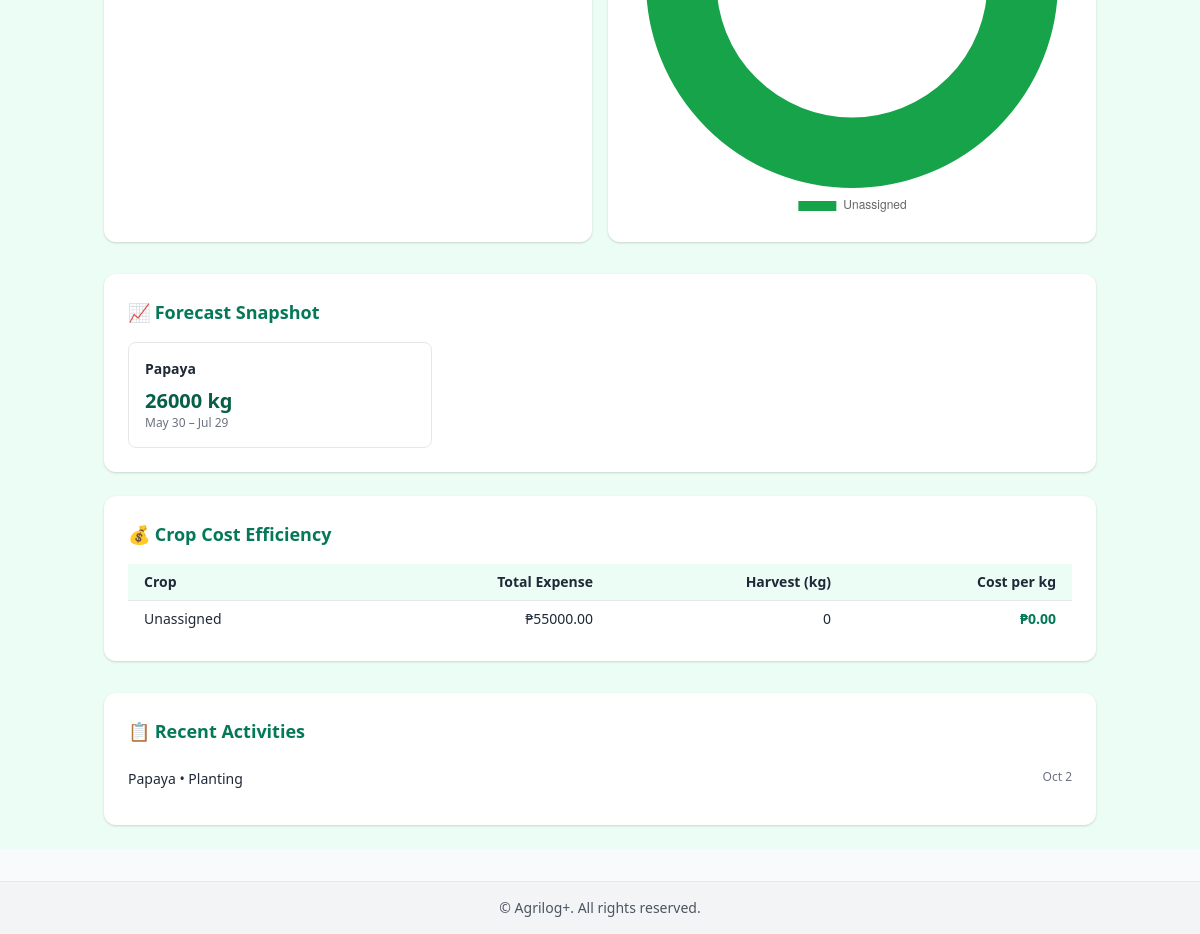
/dashboard/ (signed in, lower part), run on an earlier commit of the app's database.
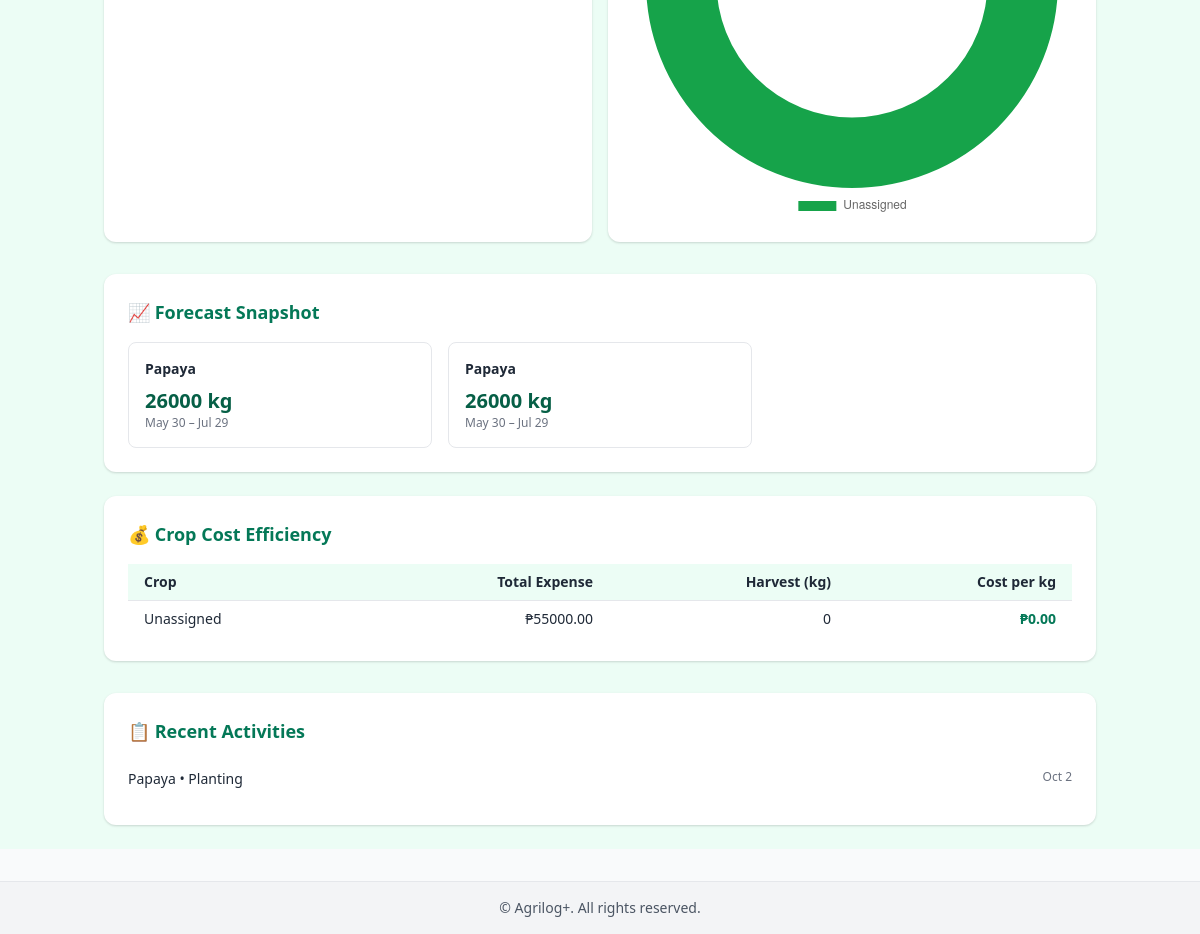
And on a later commit of the database.
### myApp/models.py (models this page shows, shortened)
class Forecast(models.Model):
    farmer = models.ForeignKey(User, on_delete=models.CASCADE)
    crop = models.ForeignKey(Crop, on_delete=models.CASCADE)
    expected_yield_kg = models.FloatField()
    yield_min_kg = models.FloatField()
    yield_max_kg = models.FloatField()
    season_factor = models.FloatField(default=1.0)
    input_factor = models.FloatField(default=1.0)
    population_factor = models.FloatField(default=1.0)
    forecast_date = models.DateField()   # planting date
    harvest_start = models.DateField(null=True, blank=True)
    harvest_end = models.DateField(null=True, blank=True)
    notes = models.TextField(blank=True)
    created_at = models.DateTimeField(auto_now_add=True)

class Crop(models.Model):
    name = models.CharField(max_length=100)
    description = models.TextField(blank=True)
    ideal_seasons = models.CharField(max_length=100)
    days_to_harvest_min = models.PositiveIntegerField(default=100)
    days_to_harvest_max = models.PositiveIntegerField(default=130)
    seed_rate_min_kg = models.FloatField(default=0)
    seed_rate_max_kg = models.FloatField(default=0)
    fert_sacks_min = models.FloatField(default=0)
    fert_sacks_max = models.FloatField(default=0)
    yield_t_min = models.FloatField(default=0)
    yield_t_max = models.FloatField(default=0)

class Activity(models.Model):
    ACTIVITY_TYPES = [
        ('planting', 'Planting'),
        ('watering', 'Watering'),
        ('harvesting', 'Harvesting'),
    ]
    farmer = models.ForeignKey(User, on_delete=models.CASCADE)
    crop = models.ForeignKey(Crop, on_delete=models.CASCADE)
    activity_type = models.CharField(max_length=20, choices=ACTIVITY_TYPES)
    date = models.DateField(default=timezone.now)
    notes = models.TextField(blank=True)
    area_ha = models.FloatField(default=1.0)
    seed_qty_kg = models.FloatField(null=True, blank=True)
    fert_sacks = models.FloatField(null=True, blank=True)
    spacing = models.CharField(max_length=50, null=True, blank=True)

### myApp/views.py (the view)
# urls.py: path('dashboard/', views.farmer_dashboard, name='farmer_dashboard'),
@login_required
def farmer_dashboard(request):
    user = request.user
    today = timezone.now().date()
    current_month = today.strftime("%B")
    all_forecasts = (
        Forecast.objects
        .filter(farmer=user)
        .select_related("crop")
        .order_by("harvest_start")
    )
    forecasts = all_forecasts.filter(harvest_end__gte=today)
    expenses = Expense.objects.filter(farmer=user).select_related("crop")
    expense_by_crop = {}
    for e in expenses:
        crop_name = e.crop.name if e.crop else "Unassigned"
        expense_by_crop.setdefault(crop_name, {"items": [], "total": 0})
        expense_by_crop[crop_name]["items"].append(e)
        expense_by_crop[crop_name]["total"] += float(e.amount)
    total_expenses = expenses.aggregate(total=Sum("amount"))["total"] or 0
    expense_summary = (
        Expense.objects
        .filter(farmer=user)
        .values("crop")
        .annotate(total=Sum("amount"))
    )
    crop_efficiency = {}
    for item in expense_summary:
        crop_id = item["crop"]
        total_expense = float(item["total"])
        crop = Crop.objects.filter(id=crop_id).first()
        crop_name = crop.name if crop else "Unassigned"
        forecast = Forecast.objects.filter(
            farmer=user,
            crop=crop
        ).order_by("-created_at").first()
        harvest_kg = float(forecast.expected_yield_kg) if forecast else 0
        cost_per_kg = total_expense / harvest_kg if harvest_kg > 0 else 0
        crop_efficiency[crop_name] = {
            "total_expense": total_expense,
            "harvest_kg": harvest_kg,
            "cost_per_kg": cost_per_kg,
        }
    recent_activities = (
        Activity.objects
        .filter(farmer=user)
        .order_by("-date")[:5]
    )
    reminders = Reminder.objects.filter(
        farmer=user,
        due_date__gte=today
    ).order_by("due_date")
    all_crops = Crop.objects.all().order_by('name')
    recommended_crops = []
    month_abbr = {
        'January': 'Jan', 'February': 'Feb', 'March': 'Mar', 'April': 'Apr',
        'May': 'May', 'June': 'Jun', 'July': 'Jul', 'August': 'Aug',
        'September': 'Sep', 'October': 'Oct', 'November': 'Nov', 'December': 'Dec'
    }
    current_month_abbr = month_abbr.get(current_month, current_month[:3])
    for crop in all_crops:
        ideal_seasons = crop.ideal_seasons or ""
        season_match = False
        if ideal_seasons:
            season_parts = [s.strip() for s in ideal_seasons.split(",")]
            for part in season_parts:
                if "-" in part:
                    months = part.split("-")
                    if len(months) == 2:
                        start_month = months[0].strip()
                        end_month = months[1].strip()
                        month_list = ['Jan', 'Feb', 'Mar', 'Apr', 'May', 'Jun',
                                     'Jul', 'Aug', 'Sep', 'Oct', 'Nov', 'Dec']
                        try:
                            start_idx = month_list.index(start_month)
                            end_idx = month_list.index(end_month)
                            current_idx = month_list.index(current_month_abbr)
                            if start_idx <= end_idx:
                                season_match = start_idx <= current_idx <= end_idx
                            else:  # Wraps around year
                                season_match = current_idx >= start_idx or current_idx <= end_idx
                        except (ValueError, IndexError):
                            season_match = True
                else:
                    if current_month_abbr in part or current_month in part:
                        season_match = True
        avg_seed_rate = (crop.seed_rate_min_kg + crop.seed_rate_max_kg) / 2 if (crop.seed_rate_min_kg + crop.seed_rate_max_kg) > 0 else 0
        avg_fert = (crop.fert_sacks_min + crop.fert_sacks_max) / 2 if (crop.fert_sacks_min + crop.fert_sacks_max) > 0 else 0
        avg_yield = (crop.yield_t_min + crop.yield_t_max) / 2
        avg_days = (crop.days_to_harvest_min + crop.days_to_harvest_max) / 2
        recommended_crops.append({
            "crop": crop,
            "season_match": season_match if ideal_seasons else True,  # Show all if no season data
            "avg_yield": avg_yield,
            "yield_min": crop.yield_t_min,
            "yield_max": crop.yield_t_max,
            "avg_days": int(avg_days),
            "days_min": crop.days_to_harvest_min,
            "days_max": crop.days_to_harvest_max,
            "seed_rate_min": crop.seed_rate_min_kg,
            "seed_rate_max": crop.seed_rate_max_kg,
            "avg_seed_rate": avg_seed_rate,
            "fert_min": crop.fert_sacks_min,
            "fert_max": crop.fert_sacks_max,
            "avg_fert": avg_fert,
            "ideal_seasons": crop.ideal_seasons,
            "description": crop.description,
        })
    return render(request, "myApp/farmer_dashboard.html", {
        "forecasts": forecasts,              # for Next Harvest
        "all_forecasts": all_forecasts,      # for Forecast Snapshot
        "expense_by_crop": expense_by_crop,
        "total_expenses": total_expenses,
        "crop_efficiency": crop_efficiency,
        "recent_activities": recent_activities,
        "reminders": reminders,
        "recommended_crops": recommended_crops,
        "current_month": current_month,
        "today": today,
    })

### myApp/context_processors.py (called while the page is built, shortened)
def harvest_notifications(request):
    upcoming_harvests = []
    if request.user.is_authenticated and request.user.role == 'farmer':
        today = timezone.now().date()
        five_days_from_now = today + timedelta(days=5)
        forecasts = Forecast.objects.filter(
            farmer=request.user,
            harvest_start__gte=today,
            harvest_start__lte=five_days_from_now
        ).select_related('crop').order_by('harvest_start')
    return {
        'upcoming_harvests': upcoming_harvests,
        'has_upcoming_harvests': len(upcoming_harvests) > 0,
    }

### myApp/templates/myApp/farmer_dashboard.html (shortened to what the changed rows need)
{% extends 'base.html' %} {% block title %}Dashboard | Agriplus{% endblock %} {% block content %}
<div class="bg-green-50 min-h-screen py-6">
    <div class="mx-auto max-w-5xl space-y-8 px-4">
        <section class="space-y-6">
            <div class="bg-white rounded-xl shadow px-6 py-6">
                {% if forecasts %}
                <div class="grid gap-4 sm:grid-cols-2 lg:grid-cols-3">
                    {% for f in forecasts %}
                    <div class="border rounded-lg p-4">
                        <p class="text-sm font-semibold text-gray-800">
                            {{ f.crop.name }}
                        </p>
                        <p class="text-xl font-bold text-green-800 mt-2">
                            {{ f.expected_yield_kg|floatformat:0 }} kg
                        </p>
                        <p class="text-xs text-gray-500">
                            {{ f.harvest_start|date:"M j" }} – {{ f.harvest_end|date:"M j" }}
                        </p>
                    </div>
                    {% endfor %}
                </div>
                {% else %}
                <p class="text-sm text-gray-400">No forecast data yet.</p>
                {% endif %}
            </div>
            <div class="bg-white rounded-xl shadow px-6 py-6">
                {% if crop_efficiency %}
                <div class="overflow-x-auto">
                    <table class="w-full text-sm">
                        <thead class="bg-green-50">
                            <tr>
                                <th class="px-4 py-2 text-left">Crop</th>
                                <th class="px-4 py-2 text-right">Total Expense</th>
                                <th class="px-4 py-2 text-right">Harvest (kg)</th>
                                <th class="px-4 py-2 text-right">Cost per kg</th>
                            </tr>
                        </thead>
                        <tbody>
                            {% for crop, data in crop_efficiency.items %}
                            <tr class="border-t">
                                <td class="px-4 py-2">{{ crop }}</td>
                                <td class="px-4 py-2 text-right">₱{{ data.total_expense|floatformat:2 }}</td>
                                <td class="px-4 py-2 text-right">{{ data.harvest_kg|floatformat:0 }}</td>
                                <td class="px-4 py-2 text-right text-green-700 font-semibold">
                                    ₱{{ data.cost_per_kg|floatformat:2 }}
                                </td>
                            </tr>
                            {% endfor %}
                        </tbody>
                    </table>
                </div>
                {% else %}
                <p class="text-sm text-gray-400">No crop data yet.</p>
                {% endif %}
            </div>
        </section>
        <section class="bg-white rounded-xl shadow px-6 py-6">
            {% if recent_activities %}
            <ul class="divide-y text-sm">
                {% for a in recent_activities %}
                <li class="py-3 flex justify-between">
                    <span>{{ a.crop.name }} • {{ a.activity_type|title }}</span>
                    <span class="text-xs text-gray-500">{{ a.date|date:"M j" }}</span>
                </li>
                {% endfor %}
            </ul>
            {% else %}
            <p class="text-sm text-gray-400">No recent activities.</p>
            {% endif %}
        </section>
    </div>
</div>
<script>
    document.addEventListener("DOMContentLoaded", function() {
        // Activity Trend
        fetch("{% url 'chart_activities_monthly' %}")
            .then(res => res.json())
            .then(data => {
                new Chart(document.getElementById("miniActivityChart"), {
                    type: "line",
                    data: {
                        labels: data.labels,
                        datasets: [{
                            data: data.data,
                            borderColor: "#16a34a",
                            backgroundColor: "rgba(22,163,74,0.2)",
                            fill: true,
                            tension: 0.3
                        }]
                    },
                    options: {
                        plugins: {
                            legend: {
                                display: false
                            }
                        },
                        scales: {
                            y: {
                                beginAtZero: true
                            }
                        }
                    }
                });
            });
        // Expense Breakdown
        const expenseLabels = [{ %
                for crop,
                data in crop_efficiency.items %
            }
            "{{ crop }}", { % endfor %
            }
        ];
        const expenseData = [{ %
            for crop,
            data in crop_efficiency.items %
        } {
            {
                data.total_expense
            }
        }, { % endfor %
        }];
        if (expenseLabels.length > 0) {
            new Chart(document.getElementById("miniExpenseChart"), {
                type: "doughnut",
                data: {
                    labels: expenseLabels,
                    datasets: [{
                        data: expenseData,
                        backgroundColor: ["#16a34a", "#22c55e", "#4ade80", "#86efac"]
                    }]
                },
                options: {
                    plugins: {
                        legend: {
                            position: "bottom"
                        }
                    }
                }
            });
        }
    });
</script>
{% endblock %}

What changed in the data, as far as the page shows it:
added Forecast: crop.name "Papaya", expected_yield_kg "26000", harvest_start "May 30", harvest_end "Jul 29"
